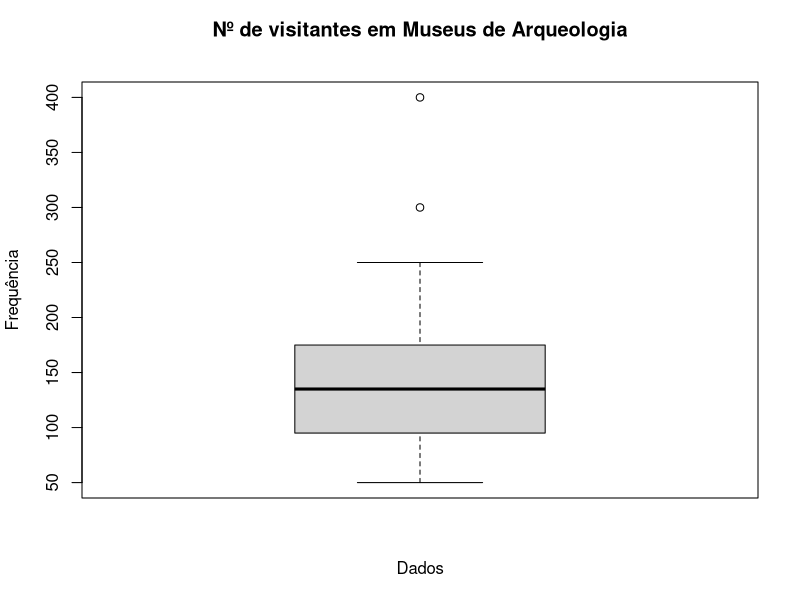

Here is the R script that generated this plot:
# Universidade Federal do Piauí
# Centro de Ciências da Natureza
# Curso: Bacharelado em Estatpistica
# Prof.ª Dr.ª Rita Idalino
# Discente: Reurysson Morais

# Exercício - Box Plot
# Questão Única: Construção e interpretação do box plor

dados <- c(50,60,70,80,90,100,100,110,120,130,140,150,150,160,170,180,200,250,300,400)

# Sumário Estatístico
summary(dados)

# INtervalo Interquartil
iiq <- quantile(dados, 0.75)-quantile(dados, 0.25)
iiq

# Análise Gráfica
boxplot(dados, xlab="Dados", main="Nº de visitantes em Museus de Arqueologia
        ", ylab="Frequência")

# Interpretação:

# A estrutura apresentada pelo box plot sugere que os números de visitantes nos museus de arqueologia 
# segue o distribuição aproximadamdente simétrica,em que cerca de 50% dos museus recebem entre 97,5 e 172,5
# visitantes no período considerado. Observa-se, ainda, o interesse por dois museus específicos que registraram
# expressivo número de visitante (300 e 400), considerados outliers. 